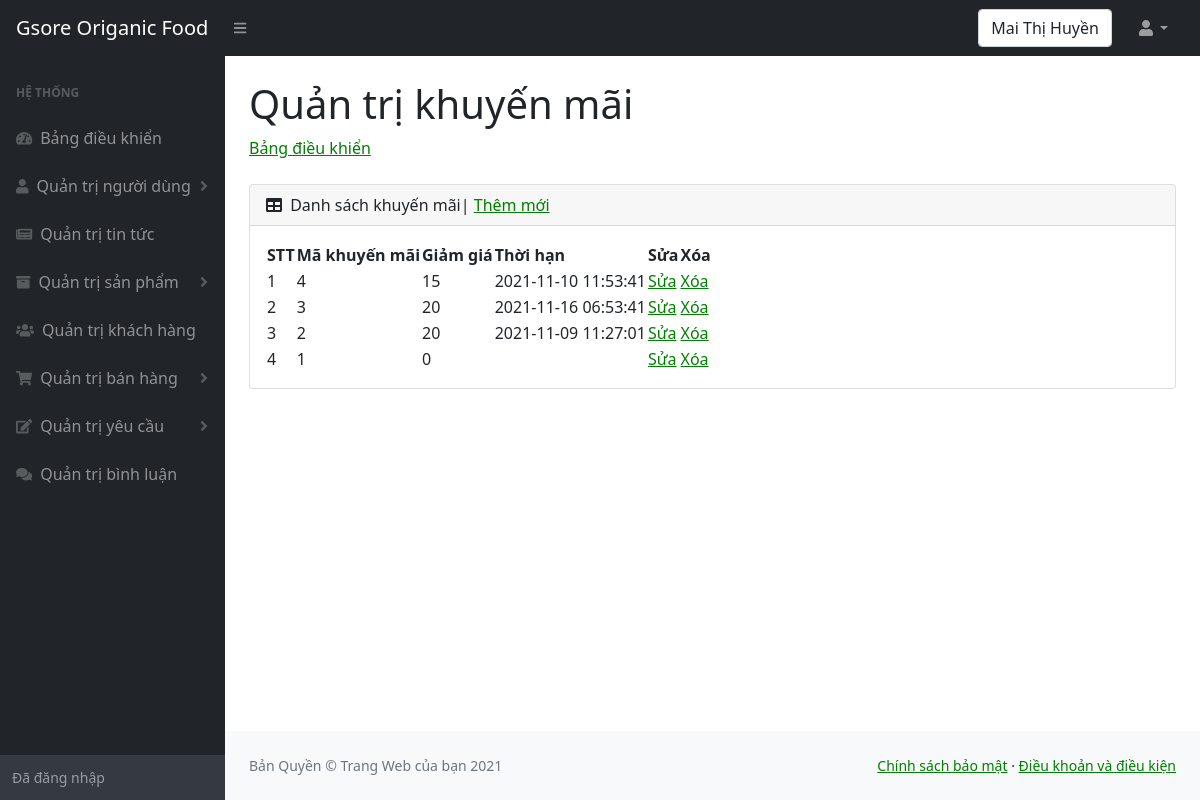
Page /admin/khuyenmai.php (signed in) on the committed database.
### tables this page shows
CREATE TABLE `khuyenmai` (
  `makhuyenmai` int(10) NOT NULL,
  `giamgia` int(10) NOT NULL,
  `thoihan` datetime DEFAULT NULL
);

### admin/khuyenmai.php (the view, shortened to what this page needs)
<!DOCTYPE html>
<html lang="en">
<head>
    <link href="https://cdn.jsdelivr.net/npm/simple-datatables@latest/dist/style.css" rel="stylesheet" />
    <link href="css/styles.css" rel="stylesheet" />
</head>
<body class="sb-nav-fixed">
    <nav class="sb-topnav navbar navbar-expand navbar-dark bg-dark">
        <a class="navbar-brand ps-3" href="../index.php">Gsore Origanic Food </a>
        <button class="btn btn-link btn-sm order-1 order-lg-0 me-4 me-lg-0" id="sidebarToggle" href="#!"><i class="fas fa-bars"></i></button>
        <form class="d-none d-md-inline-block form-inline ms-auto me-0 me-md-3 my-2 my-md-0">
            <div class="input-group">
                <div class="form-control"><?php echo $_SESSION['ten_nguoi_dung']; ?> </div>
            </div>
        </form>
        <ul class="navbar-nav ms-auto ms-md-0 me-3 me-lg-4">
            <li class="nav-item dropdown">
                <a class="nav-link dropdown-toggle" id="navbarDropdown" href="#" role="button" data-bs-toggle="dropdown" aria-expanded="false"><i class="fas fa-user fa-fw"></i></a>
            </li>
        </ul>
    </nav>
    <div id="layoutSidenav">
        <div id="layoutSidenav_nav">
            <nav class="sb-sidenav accordion sb-sidenav-dark" id="sidenavAccordion">
                <div class="sb-sidenav-menu">
                    <div class="nav">
                        <div class="sb-sidenav-menu-heading">Hệ thống</div>
                        <a class="nav-link" href="index.php">
                            <div class="sb-nav-link-icon"><i class="fas fa-tachometer-alt"></i></div>
                            Bảng điều khiển
                        </a>
                        <a class="nav-link collapsed" href="nguoidung.php" data-bs-toggle="collapse" data-bs-target="#collapseOne" aria-expanded="false" aria-controls="collapseOne">
                            <div class="sb-nav-link-icon"><i class="fas fa-user"></i></div>
                            Quản trị người dùng
                            <div class="sb-sidenav-collapse-arrow"><i class="fas fa-angle-down"></i></div>
                        </a>
                        <a class="nav-link" href="tintuc.php">
                            <div class="sb-nav-link-icon"><i class="fas fa-newspaper"></i></div>
                            Quản trị tin tức
                        </a>
                        <a class="nav-link collapsed" href="#" data-bs-toggle="collapse" data-bs-target="#collapseTwo" aria-expanded="false" aria-controls="collapseTwo">
                            <div class="sb-nav-link-icon"><i class="fas fa-archive"></i></div>
                            Quản trị sản phẩm
                            <div class="sb-sidenav-collapse-arrow"><i class="fas fa-angle-down"></i></div>
                        </a>
                        <a class="nav-link" href="khachhang.php">
                            <div class="sb-nav-link-icon"><i class="fas fa-users"></i></div>
                            Quản trị khách hàng
                        </a>
                        <a class="nav-link collapsed" href="#" data-bs-toggle="collapse" data-bs-target="#collapseThree" aria-expanded="false" aria-controls="collapseThree">
                            <div class="sb-nav-link-icon"><i class="fas fa-shopping-cart"></i></div>
                            Quản trị bán hàng
                            <div class="sb-sidenav-collapse-arrow"><i class="fas fa-angle-down"></i></div>
                        </a>
                        <a class="nav-link collapsed" href="#" data-bs-toggle="collapse" data-bs-target="#collapseFour" aria-expanded="false" aria-controls="collapseFour">
                            <div class="sb-nav-link-icon"><i class="fas fa-edit"></i></div>
                            Quản trị yêu cầu
                            <div class="sb-sidenav-collapse-arrow"><i class="fas fa-angle-down"></i></div>
                        </a>
                        <a class="nav-link" href="binhluan.php">
                            <div class="sb-nav-link-icon"><i class="fas fa-comments"></i></div>
                            Quản trị bình luận
                        </a>
                    </div>
                </div>
                <div class="sb-sidenav-footer">
                    <div class="small">Đã đăng nhập</div>
                </div>
            </nav>
        </div>
        <div id="layoutSidenav_content">
            <main>
                <div class="container-fluid px-4">
                    <h1 class="mt-4">Quản trị khuyến mãi</h1>
                    <ol class="breadcrumb mb-4">
                        <li class="breadcrumb-item"><a href="index.php">Bảng điều khiển </a></li>
                    </ol>
                    <div class="card mb-4">
                        <div class="card-header">
                            <i class="fas fa-table me-1"></i>
                            Danh sách khuyến mãi| <a href="khuyenmaithemmoi.php">Thêm mới</a>
                        </div>
                        <div class="card-body">
                            <table id="datatablesSimple">
                                <thead>
                                    <tr>
                                        <th>STT</th>
                                        <th>Mã khuyến mãi</th>
                                        <th>Giảm giá</th>
                                        <th>Thời hạn</th>
                                        <th>Sửa</th>
                                        <th>Xóa</th>
                                    </tr>
                                </thead>
                                <tbody>
                                    <?php
                                    include("../config.php");
                                    $sql = "
                                                  SELECT *
                                                  FROM khuyenmai
                                                  ORDER BY makhuyenmai DESC
                                        ";
                                    $khuyen_mai = mysqli_query($ket_noi, $sql);
                                    $i = 0;
                                    while ($row = mysqli_fetch_array($khuyen_mai)) {
                                        $i++;; ?>
                                        <tr>
                                            <td><?php echo $i; ?></td>
                                            <td><?php echo $row["makhuyenmai"]; ?></td>
                                            <td><?php echo $row["giamgia"]; ?></td>
                                            <td><?php echo $row["thoihan"]; ?></td>
                                            <td><a href="khuyenmaisua.php?id=<?php echo $row["makhuyenmai"]; ?>">Sửa</a></td>
                                            <td><a href="khuyenmaixoa.php?id=<?php echo $row["makhuyenmai"]; ?>">Xóa</a></td>
                                        </tr>
                                    <?php
                                    }; ?>
                                </tbody>
                            </table>
                        </div>
                    </div>
                </div>
            </main>
            <footer class="py-4 bg-light mt-auto">
                <div class="container-fluid px-4">
                    <div class="d-flex align-items-center justify-content-between small">
                        <div class="text-muted">Bản Quyền &copy; Trang Web của bạn 2021</div>
                        <div>
                            <a href="chinhsachbaomat.php">Chính sách bảo mật</a>
                            &middot;
                            <a href="chinhsachbaomat.php">Điều khoản và điều kiện</a>
                        </div>
                    </div>
                </div>
            </footer>
        </div>
    </div>
</body>
</html>

### rows in the picture
khuyenmai: makhuyenmai "4", giamgia "15", thoihan "2021-11-10 11:53:41"
khuyenmai: makhuyenmai "3", giamgia "20", thoihan "2021-11-16 06:53:41"
khuyenmai: makhuyenmai "2", giamgia "20", thoihan "2021-11-09 11:27:01"
khuyenmai: makhuyenmai "1", giamgia "0"

### other values in the picture
$_SESSION['ten_nguoi_dung'] "Mai Thị Huyền"
